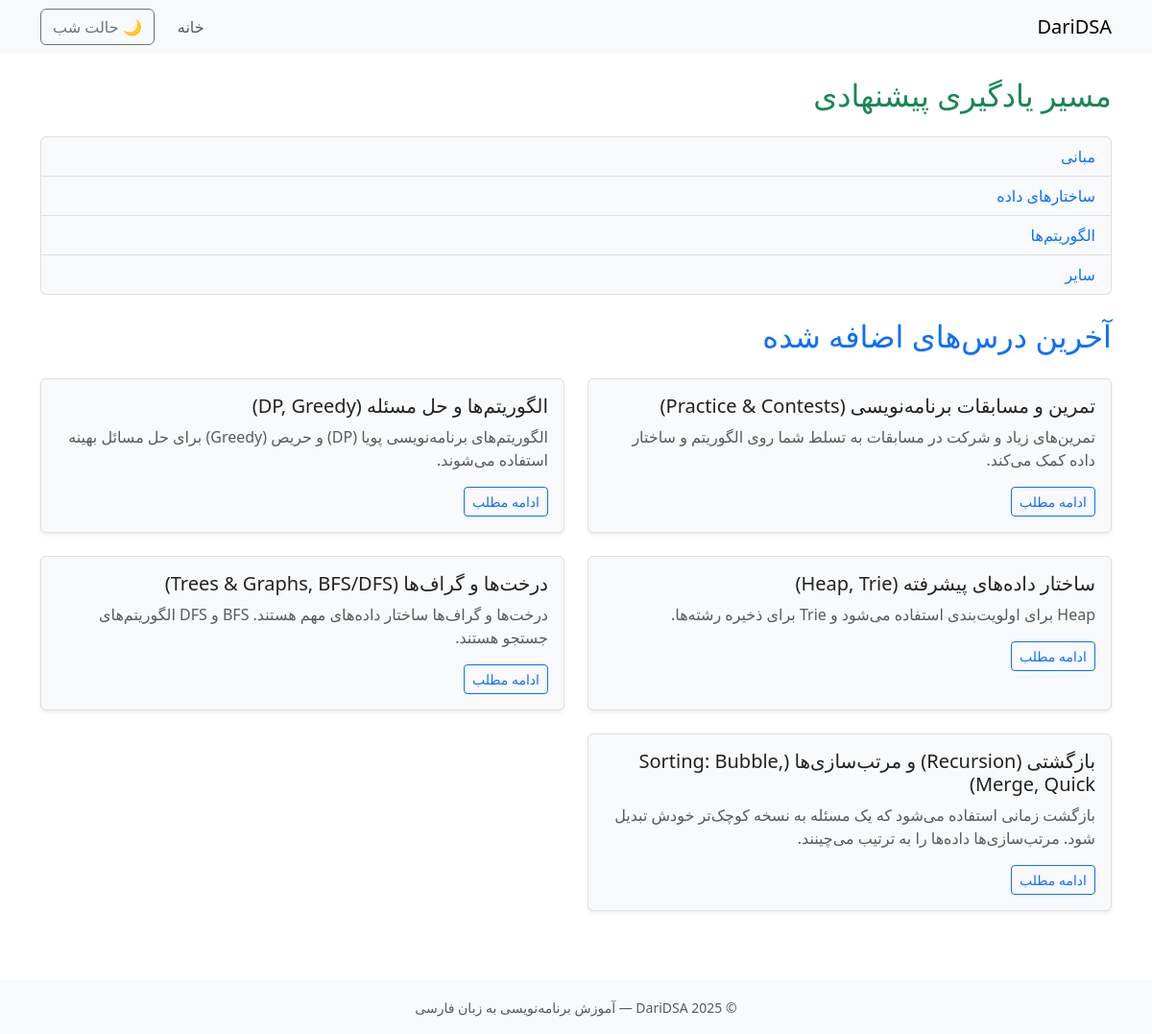
The page / on the database its author committed.
### lessons/models.py (models this page shows, shortened)
class Lesson(models.Model):
    CATEGORY_CHOICES = [
        ('basics', 'مبانی'),
        ('data_structures', 'ساختارهای داده'),
        ('algorithms', 'الگوریتم‌ها'),
        ('interviews', 'مصاحبه‌ها'),
        ('other', 'سایر'),
    ]
    title = models.CharField("عنوان", max_length=200)
    slug = models.SlugField(unique=True, blank=True)
    content = models.TextField("توضیحات")
    code_snippet = models.TextField("کد نمونه", blank=True)
    image = models.ImageField("عکس (اختیاری)", upload_to='lessons/', blank=True, null=True)
    created_at = models.DateTimeField(default=timezone.now)
    category = models.CharField("دسته‌بندی", max_length=50, choices=CATEGORY_CHOICES, default='other')
    author = models.CharField("نویسنده", max_length=100, default='Rafi')
    class Meta:
        ordering = ['-created_at']
        verbose_name = "درس"
        verbose_name_plural = "درس‌ها"

### lessons/views.py (the view)
# urls.py: path('', views.lesson_list, name='lesson_list'),
def lesson_list(request):
    selected_category = request.GET.get('category')
    category_map = dict(Lesson.CATEGORY_CHOICES)
    categories_raw = Lesson.objects.values_list('category', flat=True)
    categories_set = set(cat.strip() for cat in categories_raw if cat)
    categories_sorted = [cat for cat in ROADMAP_ORDER if cat in categories_set]
    roadmap_categories = [{'code': cat, 'name': category_map.get(cat, cat)} for cat in categories_sorted]
    lessons_in_category = Lesson.objects.filter(category=selected_category).order_by('created_at') if selected_category else []
    latest_lessons = Lesson.objects.order_by('-created_at')[:5]
    selected_category_name = category_map.get(selected_category) if selected_category else None
    return render(request, 'lessons/lesson_list.html', {
        'roadmap_categories': roadmap_categories,
        'lessons_in_category': lessons_in_category,
        'latest_lessons': latest_lessons,
        'selected_category': selected_category,
        'selected_category_name': selected_category_name,
    })

### templates/lessons/lesson_list.html (shortened to what this page needs)
{% extends "base.html" %}
{% load static %}
{% block extra_css %}
<link rel="stylesheet" href="{% static 'css/lessons.css' %}">
{% endblock %}
{% block content %}
<h2 class="mb-4 text-success">مسیر یادگیری پیشنهادی</h2>
<div class="mb-4">
  <ul class="list-group">
    {% for cat in roadmap_categories %}
      <li class="list-group-item">
        <a href="?category={{ cat.code }}">{{ cat.name }}</a>
      </li>
    {% endfor %}
  </ul>
</div>
<h2 class="mb-4 text-primary">آخرین درس‌های اضافه شده</h2>
<div class="row">
  {% for lesson in latest_lessons %}
    <div class="col-md-6 mb-4">
      <div class="card h-100 shadow-sm">
        <div class="card-body">
          <h5 class="card-title">{{ lesson.title }}</h5>
          <p class="card-text text-muted">{{ lesson.content|truncatewords:25 }}</p>
          <a href="{% url 'lesson_detail' lesson.slug %}" class="btn btn-outline-primary btn-sm">ادامه مطلب</a>
        </div>
      </div>
    </div>
  {% endfor %}
</div>
{% endblock %}

### static/css/styles.css (style rules this page uses)
:root { --bg-color: #ffffff; --text-color: #222222; --card-bg: #f8f9fa; --link-color: #0d6efd; --border-color: #e0e0e0; --nav-bg: #ffffff; --nav-text: #000000; --footer-bg: #f8f9fa; --btn-border: #0d6efd; }
body { background-color: var(--bg-color); color: var(--text-color); transition: all 0.3s ease-in-out; }
a { color: var(--link-color); text-decoration: none; }
ul, ol, li { color: var(--text-color); }
h1, h2, h3, h4, h5, h6 { color: var(--text-color); }
.card { background-color: var(--card-bg); border: 1px solid var(--border-color); transition: all 0.3s ease-in-out; }
.card-title { color: var(--text-color); }
.card-text, .text-muted { color: var(--text-color); }
.list-group-item { background-color: var(--card-bg); color: var(--text-color); border: 1px solid var(--border-color); }

### rows shown on the page
Lesson: title "تمرین و مسابقات برنامه‌نویسی (Practice & Contests)", content "تمرین‌های زیاد و شرکت در مسابقات به تسلط شما روی الگوریتم و ساختار داده کمک می‌کند."
Lesson: title "الگوریتم‌ها و حل مسئله (DP, Greedy)", content "الگوریتم‌های برنامه‌نویسی پویا (DP) و حریص (Greedy) برای حل مسائل بهینه استفاده می‌شوند."
Lesson: title "ساختار داده‌های پیشرفته (Heap, Trie)", content "Heap برای اولویت‌بندی استفاده می‌شود و Trie برای ذخیره رشته‌ها."
Lesson: title "درخت‌ها و گراف‌ها (Trees & Graphs, BFS/DFS)", content "درخت‌ها و گراف‌ها ساختار داده‌های مهم هستند. BFS و DFS الگوریتم‌های جستجو هستند."
Lesson: title "بازگشتی (Recursion) و مرتب‌سازی‌ها (Sorting: Bubble, Merge, Quick)", content "بازگشت زمانی استفاده می‌شود که یک مسئله به نسخه کوچک‌تر خودش تبدیل شود. مرتب‌سازی‌ها داده‌ها را به ترتیب می‌چینند."

### other values the page prints
{{ cat.name }} "مبانی" "ساختارهای داده" "الگوریتم‌ها" "سایر"
